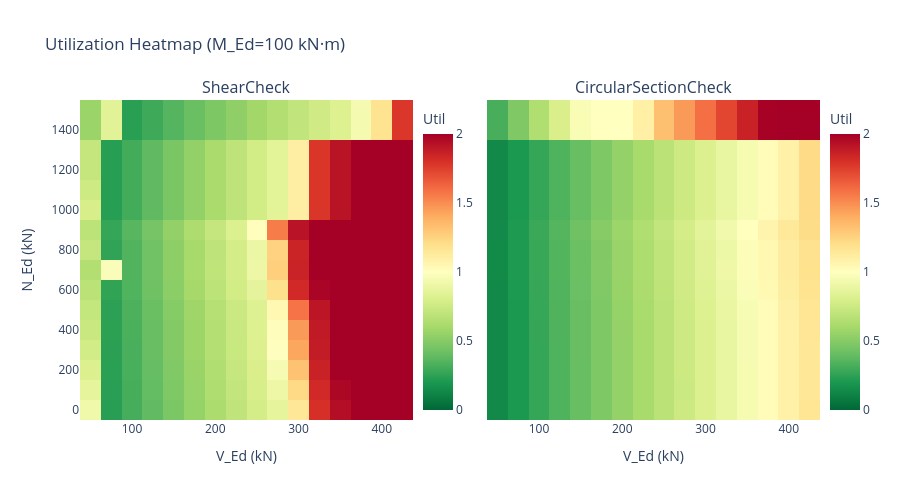

Here is the notebook cell this chart was saved with:
### Markdown cell above
---
## 11. Utilization Surface: V_Ed vs N_Ed

Heatmap comparing utilization across a grid of V_Ed and N_Ed values.

### Code cell
V_grid = np.arange(50, 450, 25)
N_grid = np.arange(0, 1600, 100)
M_fixed = 100

util_std_grid = np.zeros((len(N_grid), len(V_grid)))
util_circ_grid = np.zeros((len(N_grid), len(V_grid)))

for i, N in enumerate(N_grid):
    for j, V in enumerate(V_grid):
        lc = LoadCase(V_Ed=float(V), M_Ed=M_fixed, N_Ed=float(N))
        rs = std.perform_check(load_case=lc)
        rc = circle.perform_shear_check(load_case=lc)
        util_std_grid[i, j] = min(rs.utilization, 3.0)  # Cap for visualisation
        util_circ_grid[i, j] = min(rc.utilization, 3.0)

fig = make_subplots(rows=1, cols=2, subplot_titles=("ShearCheck", "CircularSectionCheck"),
                    shared_yaxes=True)

fig.add_trace(go.Heatmap(z=util_std_grid, x=V_grid, y=N_grid, colorscale="RdYlGn_r",
                         zmin=0, zmax=2.0, colorbar=dict(title="Util", x=0.45)), row=1, col=1)
fig.add_trace(go.Heatmap(z=util_circ_grid, x=V_grid, y=N_grid, colorscale="RdYlGn_r",
                         zmin=0, zmax=2.0, colorbar=dict(title="Util", x=1.0)), row=1, col=2)

fig.update_xaxes(title_text="V_Ed (kN)")
fig.update_yaxes(title_text="N_Ed (kN)", row=1, col=1)
fig.update_layout(title=f"Utilization Heatmap (M_Ed={M_fixed} kN\u00b7m)", height=500)
fig.show()

### Figure 1 — Plotly figure (JSON) as saved in the notebook; plotly's stock layout.template omitted (floating-point values rounded to 4 significant figures; data arrays with more than 128 entries replaced by an {"elided": "..."} marker saying what was removed)
{"data": [{"colorbar": {"title": {"text": "Util"}, "x": 0.45}, "colorscale": [[0, "rgb(0,104,55)"], [0.1, "rgb(26,152,80)"], [0.2, "rgb(102,189,99)"], [0.3, "rgb(166,217,106)"], [0.4, "rgb(217,239,139)"], [0.5, "rgb(255,255,191)"], [0.6, "rgb(254,224,139)"], [0.7, "rgb(253,174,97)"], [0.8, "rgb(244,109,67)"], [0.9, "rgb(215,48,39)"], [1, "rgb(165,0,38)"]], "type": "heatmap", "x": [50, 75, 100, 125, 150, 175, 200, 225, 250, 275, 300, 325, 350, 375, 400, 425], "xaxis": "x", "y": [0, 100, 200, 300, 400, 500, 600, 700, 800, 900, 1000, 1100, 1200, 1300, 1400, 1500], "yaxis": "y", "z": {"elided": "16x16 float values"}, "zmax": 2, "zmin": 0}, {"colorbar": {"title": {"text": "Util"}, "x": 1}, "colorscale": [[0, "rgb(0,104,55)"], [0.1, "rgb(26,152,80)"], [0.2, "rgb(102,189,99)"], [0.3, "rgb(166,217,106)"], [0.4, "rgb(217,239,139)"], [0.5, "rgb(255,255,191)"], [0.6, "rgb(254,224,139)"], [0.7, "rgb(253,174,97)"], [0.8, "rgb(244,109,67)"], [0.9, "rgb(215,48,39)"], [1, "rgb(165,0,38)"]], "type": "heatmap", "x": [50, 75, 100, 125, 150, 175, 200, 225, 250, 275, 300, 325, 350, 375, 400, 425], "xaxis": "x2", "y": [0, 100, 200, 300, 400, 500, 600, 700, 800, 900, 1000, 1100, 1200, 1300, 1400, 1500], "yaxis": "y2", "z": {"elided": "16x16 float values"}, "zmax": 2, "zmin": 0}], "layout": {"annotations": [{"font": {"size": 16}, "showarrow": false, "text": "ShearCheck", "x": 0.225, "xanchor": "center", "xref": "paper", "y": 1, "yanchor": "bottom", "yref": "paper"}, {"font": {"size": 16}, "showarrow": false, "text": "CircularSectionCheck", "x": 0.775, "xanchor": "center", "xref": "paper", "y": 1, "yanchor": "bottom", "yref": "paper"}], "height": 500, "title": {"text": "Utilization Heatmap (M_Ed=100 kN·m)"}, "xaxis": {"anchor": "y", "domain": [0, 0.45], "title": {"text": "V_Ed (kN)"}}, "xaxis2": {"anchor": "y2", "domain": [0.55, 1], "title": {"text": "V_Ed (kN)"}}, "yaxis": {"anchor": "x", "domain": [0, 1], "title": {"text": "N_Ed (kN)"}}, "yaxis2": {"anchor": "x2", "domain": [0, 1], "matches": "y", "showticklabels": false}}}
